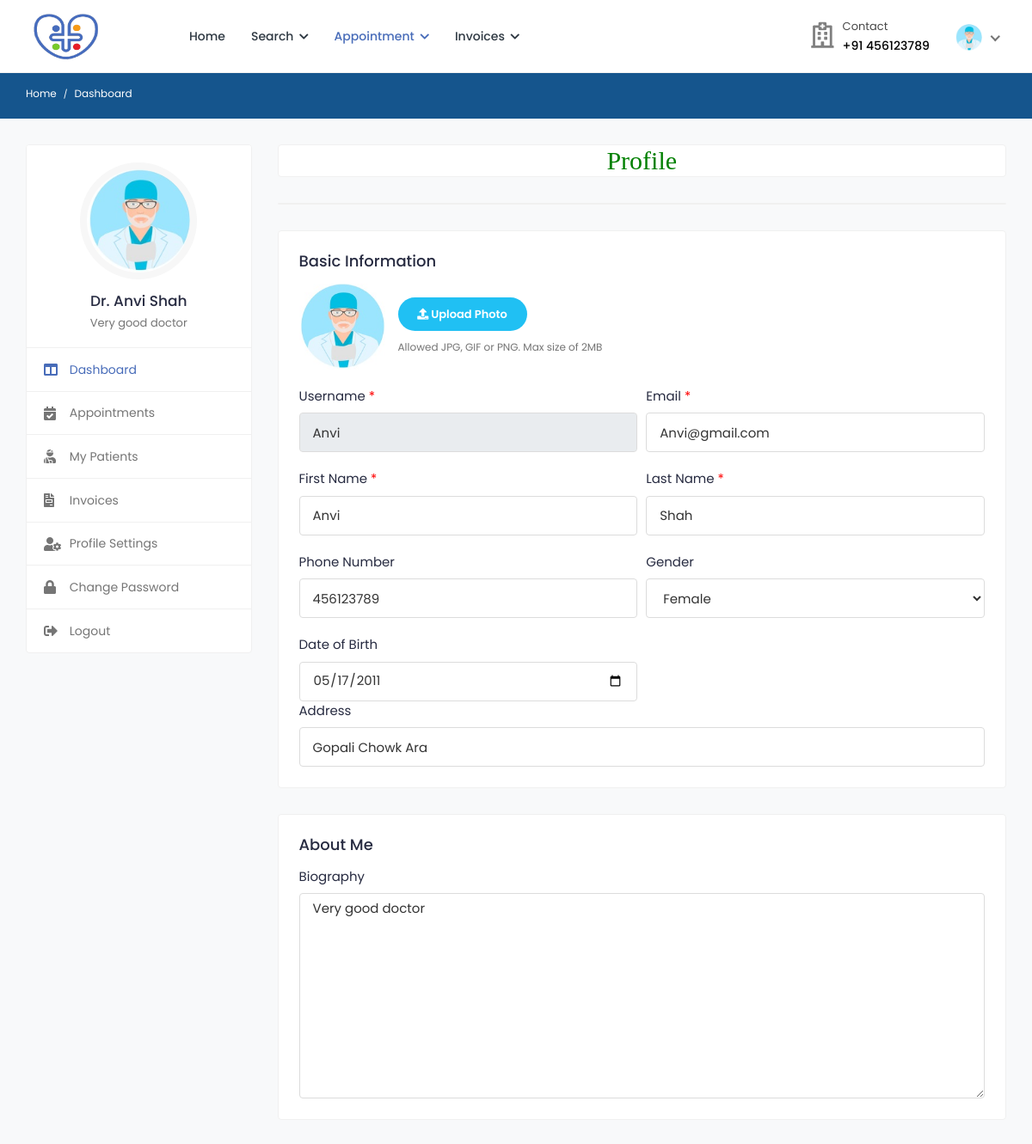
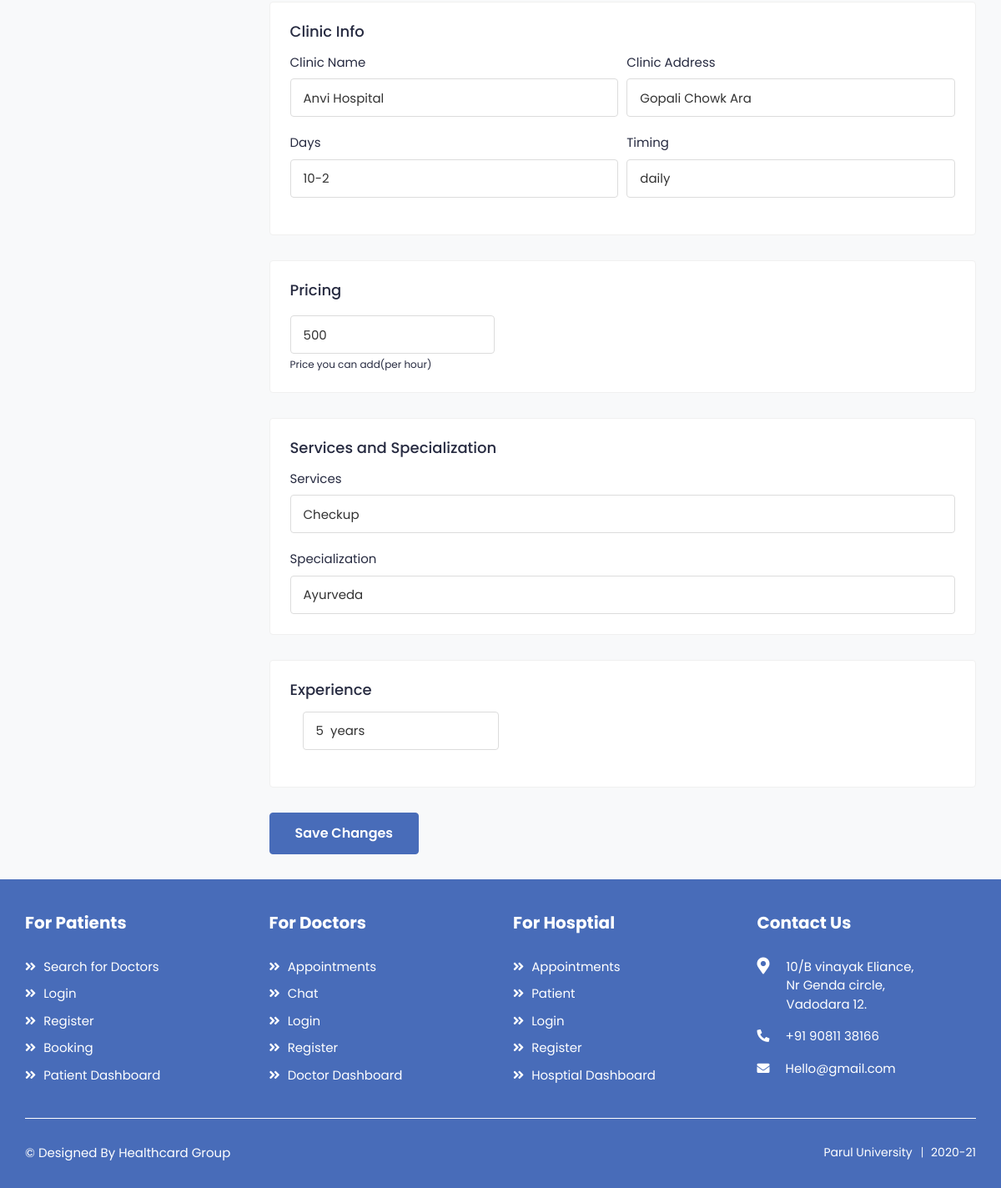
/doctor_profile (signed in), run on the app's committed database (2 pictures, top to bottom).
### health/models.py (models this page shows, shortened)
class Doctor(models.Model):
    status = models.CharField(max_length=100,null=True)
    user = models.ForeignKey(User, on_delete=models.CASCADE, null=True)
    mobile = models.CharField(max_length=10, null=True)
    address = models.CharField(max_length=100, null=True)
    experience = models.CharField(max_length=100, null=True)
    specialist = models.CharField(max_length=100, null=True)
    service = models.CharField(max_length=100, null=True)
    clinic = models.CharField(max_length=100, null=True)
    cl_address = models.CharField(max_length=100, null=True)
    daystiming = models.CharField(max_length=100, null=True)
    timing = models.CharField(max_length=100, null=True)
    price = models.CharField(max_length=100, null=True)
    dob = models.DateField(null=True)
    gender = models.CharField(max_length=100,choices=gender,null=True)
    biography = models.TextField(null=True)
    image = models.FileField(null=True)

### health/views.py (the view, shortened to what this page needs)
# urls.py: path('doctor_profile', Doctor_Profile,name="doctor_profile"),
def Doctor_Profile(request):
    user = User.objects.get(id=request.user.id)
    pat = Doctor.objects.get(user=user)
    form = DoctorForm(request.POST or None,instance=pat)
    d = {'doc':pat,'form':form}
    return render(request,'doctor/profile.html',d)

### health/templates/doctor/profile.html (shortened to what this page needs)
{% extends 'doctor/sidebar.html' %}
{% load widget_tweaks %}
{% block b %}
{% load static %}
<h2 style="font-family:roman;color:green" align="center" class="card">Profile </h2>
<div class="card">
</div>
<form action="" method="post" enctype="multipart/form-data">
<div class="card" xmlns="http://www.w3.org/1999/html">
								<div class="card-body">
									<h4 class="card-title">Basic Information</h4>
									<div class="row form-row">
										<div class="col-md-12">
											<div class="form-group">
												<div class="change-avatar">
													{% if request.user.doctor_set.all.0.image %}
													<div class="profile-img">
														<img src="{{request.user.doctor_set.all.0.image.url}}" alt="User Image">
													</div>
													{% endif %}
													<div class="upload-img">
														<div class="change-photo-btn">
															<span><i class="fa fa-upload"></i> Upload Photo</span>
														</div>
														<small class="form-text text-muted">Allowed JPG, GIF or PNG. Max size of 2MB</small>
													</div>
												</div>
											</div>
										</div>
										<div class="col-md-6">
											<div class="form-group">
												<label>Username <span class="text-danger">*</span></label>
												<input type="text" class="form-control" value="{{request.user.username}}" readonly>
											</div>
										</div>
										<div class="col-md-6">
											<div class="form-group">
												<label>Email <span class="text-danger">*</span></label>
												<input type="email" class="form-control" name="email" value="{{request.user.email}}">
											</div>
										</div>
										<div class="col-md-6">
											<div class="form-group">
												<label>First Name <span class="text-danger">*</span></label>
												<input type="text" class="form-control" name="first_name" value="{{request.user.first_name}}">
											</div>
										</div>
										<div class="col-md-6">
											<div class="form-group">
												<label>Last Name <span class="text-danger">*</span></label>
												<input type="text" class="form-control" name="last_name" value="{{request.user.last_name}}">
											</div>
										</div>
										<div class="col-md-6">
											<div class="form-group">
												<label>Phone Number</label>
												{% render_field form.mobile type="number" class="form-control" value=request.user.doctor_set.all.0.mobile %}
											</div>
										</div>
										<div class="col-md-6">
											<div class="form-group">
												<label>Gender</label>
												{% render_field form.gender  class="form-control" value=request.user.doctor_set.all.0.gender %}
											</div>
										</div>
										<div class="col-md-6">
											<div class="form-group mb-0">
												<label>Date of Birth</label>
												{% render_field form.dob type="date" class="form-control" value=request.user.doctor_set.all.0.dob %}
											</div>
										</div>
										<div class="col-md-12">
											<div class="form-group mb-0">
												<label>Address</label>
												{% render_field form.address class="form-control" value=request.user.doctor_set.all.0.address %}
											</div>
										</div>
									</div>
								</div>
</div>
							<div class="card">
								<div class="card-body">
									<h4 class="card-title">About Me</h4>
									<div class="form-group mb-0">
										<label>Biography</label>
										{% render_field form.biography class="form-control" value=request.user.doctor_set.all.0.biography %}
									</div>
								</div>
							</div>
							<div class="card">
								<div class="card-body">
									<h4 class="card-title">Clinic Info</h4>
									<div class="row form-row">
										<div class="col-md-6">
											<div class="form-group">
												<label>Clinic Name</label>
												{% render_field form.clinic class="form-control" value=request.user.doctor_set.all.0.clinic %}
											</div>
										</div>
										<div class="col-md-6">
											<div class="form-group">
												<label>Clinic Address</label>
												{% render_field form.cl_address class="form-control" value=request.user.doctor_set.all.0.cl_address %}
											</div>
										</div>
										<div class="col-md-6">
											<div class="form-group">
												<label>Days</label>
												{% render_field form.daystiming class="form-control" value=request.user.doctor_set.all.0.daystiming %}
											</div>
										</div>
										<div class="col-md-6">
											<div class="form-group">
												<label>Timing</label>
												{% render_field form.timing class="form-control" value=request.user.doctor_set.all.0.timing %}
											</div>
										</div>
									</div>
								</div>
							</div>
							<div class="card">
								<div class="card-body">
									<h4 class="card-title">Pricing</h4>
									<div class="row custom_price_cont" id="custom_price_cont">
										<div class="col-md-4">
											{% render_field form.price class="form-control" value=request.user.doctor_set.all.0.price %}
											<small class="form-text">Price you can add(per hour)</small>
										</div>
									</div>
								</div>
							</div>
							<div class="card services-card">
								<div class="card-body">
									<h4 class="card-title">Services and Specialization</h4>
									<div class="form-group">
										<label>Services</label>
										{% render_field form.service class="form-control" value=request.user.doctor_set.all.0.service %}
									</div>
									<div class="form-group mb-0">
										<label>Specialization </label>
										{% render_field form.specialist class="form-control" value=request.user.doctor_set.all.0.specialist %}
									</div>
								</div>
							</div>
							<div class="card">
								<div class="card-body">
									<h4 class="card-title">Experience</h4>
									<div class="experience-info">
													<div class="col-12 col-md-6 col-lg-4">
														<div class="form-group">
															{% render_field form.experience class="form-control" value=request.user.doctor_set.all.0.experience %}
														</div>
													</div>
												</div>
											</div>
									</div>
							<div class="submit-section submit-btn-bottom">
								<button type="submit" class="btn btn-primary submit-btn">Save Changes</button>
							</div>
							</form>
{% endblock %}

### health/templates/doctor/sidebar.html (shortened to what this page needs)
{% extends 'doctor/doctor_navigation.html' %}
{% block body %}
{% load static %}
		<div class="breadcrumb-bar">
				<div class="container-fluid">
					<div class="row align-items-center">
						<div class="col-md-12 col-12">
							<nav aria-label="breadcrumb" class="page-breadcrumb">
								<ol class="breadcrumb">
									<li class="breadcrumb-item"><a href="{% url 'doctor_dashboard' %}">Home</a></li>
									<li class="breadcrumb-item active" aria-current="page">Dashboard</li>
								</ol>
							</nav>
						</div>
					</div>
				</div>
			</div>
			<div class="content">
				<div class="container-fluid">
					<div class="row">
						<div class="col-md-5 col-lg-4 col-xl-3 theiaStickySidebar">
							<div class="profile-sidebar">
								<div class="widget-profile pro-widget-content">
									<div class="profile-info-widget">
										<a href="#" class="booking-doc-img">
											{% if request.user.doctor_set.all.0.image %}
											<img src="{{request.user.doctor_set.all.0.image.url}}" alt="User Image">
											{% endif %}
										</a>
										<div class="profile-det-info">
											<h3>Dr. {{request.user.first_name}} {{request.user.last_name}}</h3>
											<div class="patient-details">
												<h5 class="mb-0">{{request.user.doctor_set.all.0.biography}}</h5>
											</div>
										</div>
									</div>
								</div>
								<div class="dashboard-widget">
									<nav class="dashboard-menu">
										<ul>
											<li class="active">
												<a href="{% url 'doctor_dashboard' %}">
													<i class="fas fa-columns"></i>
													<span>Dashboard</span>
												</a>
											</li>
											<li>
												<a href="{% url 'confirmed_d_appointment' %}">
													<i class="fas fa-calendar-check"></i>
													<span>Appointments</span>
												</a>
											</li>
											<li>
												<a href="{% url 'my_patient' %}">
													<i class="fas fa-user-injured"></i>
													<span>My Patients</span>
												</a>
											</li>
											<li>
												<a href="{% url 'all_patient_appointment' %}">
													<i class="fas fa-file-invoice"></i>
													<span>Invoices</span>
												</a>
											</li>
											<li>
												<a href="{% url 'doctor_profile' %}">
													<i class="fas fa-user-cog"></i>
													<span>Profile Settings</span>
												</a>
											</li>
											<li>
												<a href="{% url 'doctor_change_password' %}">
													<i class="fas fa-lock"></i>
													<span>Change Password</span>
												</a>
											</li>
											<li>
												<a href="{% url 'logout' %}">
													<i class="fas fa-sign-out-alt"></i>
													<span>Logout</span>
												</a>
											</li>
										</ul>
									</nav>
								</div>
							</div>
						</div>
						<div class="col-md-7 col-lg-8 col-xl-9">
                            {% block b %}
                            {% endblock %}
                            </div>
					</div>
				</div>
			</div>
{% endblock %}

### health/templates/doctor/doctor_navigation.html (shortened to what this page needs)
<!DOCTYPE html>
{% load static %}
<html lang="en">
<head>
		<link rel="stylesheet" href="{% static 'user/css/bootstrap.min.css' %}">
		<link rel="stylesheet" href="{% static 'user/plugins/fontawesome/css/fontawesome.min.css' %}">
		<link rel="stylesheet" href="{% static 'user/plugins/fontawesome/css/all.min.css' %}">
		<link rel="stylesheet" href="{% static 'user/css/style.css' %}">
	</head>
	<body>
		<div class="main-wrapper">
			<header class="header">
				<nav class="navbar navbar-expand-lg header-nav">
					<div class="navbar-header">
						<a href="{% url 'home' %}" class="navbar-brand logo">
							<img src="{% static 'user/img/favicon (1).png' %}" class="img-fluid" alt="Logo" style="width:90px;height:60px">
						</a>
					</div>
					<div class="main-menu-wrapper">
						<ul class="main-nav">
							<li>
								<a href="{% url 'doctor_dashboard' %}">Home</a>
							</li>
							<li class="has-submenu">
								<a href="#">Search <i class="fas fa-chevron-down"></i></a>
							</li>
							<li class="has-submenu active">
								<a href="#">Appointment <i class="fas fa-chevron-down"></i></a>
							</li>
							<li class="has-submenu">
								<a href="#">Invoices <i class="fas fa-chevron-down"></i></a>
							</li>
						</ul>
					</div>
					<ul class="nav header-navbar-rht">
						<li class="nav-item contact-item">
							<div class="header-contact-img">
								<i class="far fa-hospital"></i>
							</div>
							<div class="header-contact-detail">
								<p class="contact-header">Contact</p>
								<p class="contact-info-header"> +91 {{request.user.doctor_set.all.0.mobile}}</p>
							</div>
						</li>
						<li class="nav-item dropdown has-arrow logged-item">
							<a href="#" class="dropdown-toggle nav-link" data-toggle="dropdown">
								<span class="user-img">
									{% if request.user.doctor_set.all.0.image %}
									<img class="rounded-circle" src="{{request.user.doctor_set.all.0.image.url}}" width="31" alt="Ryan Taylor">
									{% endif %}
								</span>
							</a>
						</li>
					</ul>
				</nav>
			</header>
{% block body %}
{% endblock %}
			<footer class="footer">
				<div class="footer-top">
					<div class="container-fluid">
						<div class="row">
							<div class="col-lg-3 col-md-6">
					<div class="footer-widget footer-menu">
									<h2 class="footer-title">For Patients</h2>
									<ul>
										<li><a href="{% url 'login' %}"><i class="fas fa-angle-double-right"></i> Search for Doctors</a></li>
										<li><a href="{% url 'login' %}"><i class="fas fa-angle-double-right"></i> Login</a></li>
										<li><a href="{% url 'login' %}"><i class="fas fa-angle-double-right"></i> Register</a></li>
										<li><a href="{% url 'login' %}"><i class="fas fa-angle-double-right"></i> Booking</a></li>
										<li><a href="{% url 'login' %}"><i class="fas fa-angle-double-right"></i> Patient Dashboard</a></li>
									</ul>
								</div>
							</div>
							<div class="col-lg-3 col-md-6">
								<div class="footer-widget footer-menu">
									<h2 class="footer-title">For Doctors</h2>
									<ul>
										<li><a href="{% url 'login' %}"><i class="fas fa-angle-double-right"></i> Appointments</a></li>
										<li><a href="{% url 'login' %}"><i class="fas fa-angle-double-right"></i> Chat</a></li>
										<li><a href="{% url 'login' %}"><i class="fas fa-angle-double-right"></i> Login</a></li>
										<li><a href="{% url 'login' %}"><i class="fas fa-angle-double-right"></i> Register</a></li>
										<li><a href="{% url 'login' %}"><i class="fas fa-angle-double-right"></i> Doctor Dashboard</a></li>
									</ul>
								</div>
                             </div>
							<div class="col-lg-3 col-md-6">
								<div class="footer-widget footer-menu">
									<h2 class="footer-title">For Hosptial</h2>
									<ul>
										<li><a href="{% url 'login' %}"><i class="fas fa-angle-double-right"></i> Appointments</a></li>
										<li><a href="{% url 'login' %}"><i class="fas fa-angle-double-right"></i> Patient</a></li>
										<li><a href="{% url 'login' %}"><i class="fas fa-angle-double-right"></i> Login</a></li>
										<li><a href="{% url 'login' %}"><i class="fas fa-angle-double-right"></i> Register</a></li>
										<li><a href="{% url 'login' %}"><i class="fas fa-angle-double-right"></i> Hosptial Dashboard</a></li>
									</ul>
								</div>
								</div>
							<div class="col-lg-3 col-md-6">
								<div class="footer-widget footer-contact">
									<h2 class="footer-title">Contact Us</h2>
									<div class="footer-contact-info">
										<div class="footer-address">
											<span><i class="fas fa-map-marker-alt"></i></span>
											<p> 10/B vinayak Eliance,<br> Nr Genda circle, <br>Vadodara 12. </p>
										</div>
										<p>
											<i class="fas fa-phone-alt"></i>
											+91 90811 38166
										</p>
										<p class="mb-0">
											<i class="fas fa-envelope"></i>
											Hello@gmail.com
										</p>
									</div>
								</div>
							</div>
						</div>
					</div>
				</div>
                <div class="footer-bottom">
					<div class="container-fluid">
						<div class="copyright">
							<div class="row">
								<div class="col-md-6 col-lg-6">
									<div class="copyright-text">
										<p class="mb-0"><a>© Designed By Healthcard Group </a></p>
									</div>
								</div>
								<div class="col-md-6 col-lg-6">
									<div class="copyright-menu">
										<ul class="policy-menu">
											<li><a>Parul University</a></li>
											<li><a>2020-21</a></li>
										</ul>
									</div>
								</div>
							</div>
						</div>
					</div>
				</div>
			</footer>
		</div>
	</body>
</html>

### data on the page
Doctor: mobile "456123789", gender "Female", dob "05/17/2011", address "Gopali Chowk Ara", biography "Very good doctor", clinic "Anvi Hospital", cl_address "Gopali Chowk Ara", daystiming "10-2", timing "daily", price "500", service "Checkup", specialist "Ayurveda", experience "5 years"

### other printed values
{{ request.user.doctor_set.all.0.mobile }} "456123789"
{{ request.user.first_name }} "Anvi"
{{ request.user.last_name }} "Shah"
{{ request.user.doctor_set.all.0.biography }} "Very good doctor"
